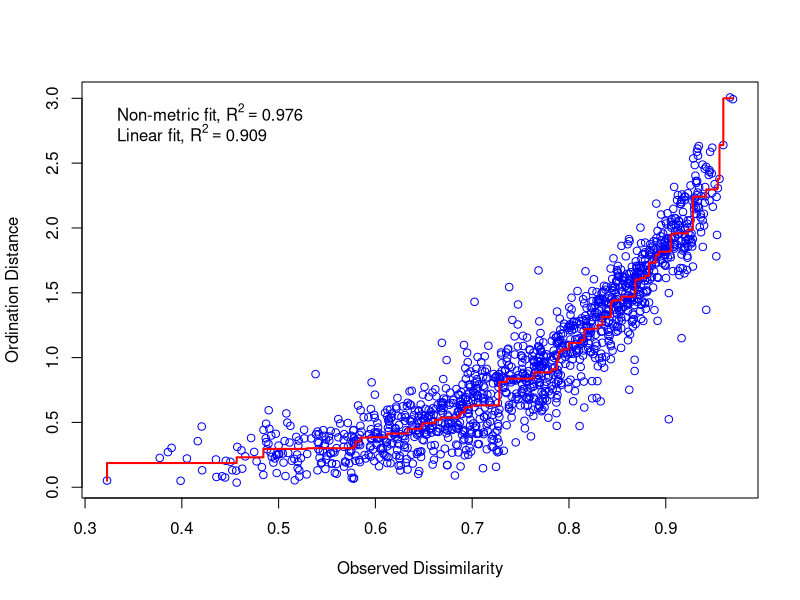
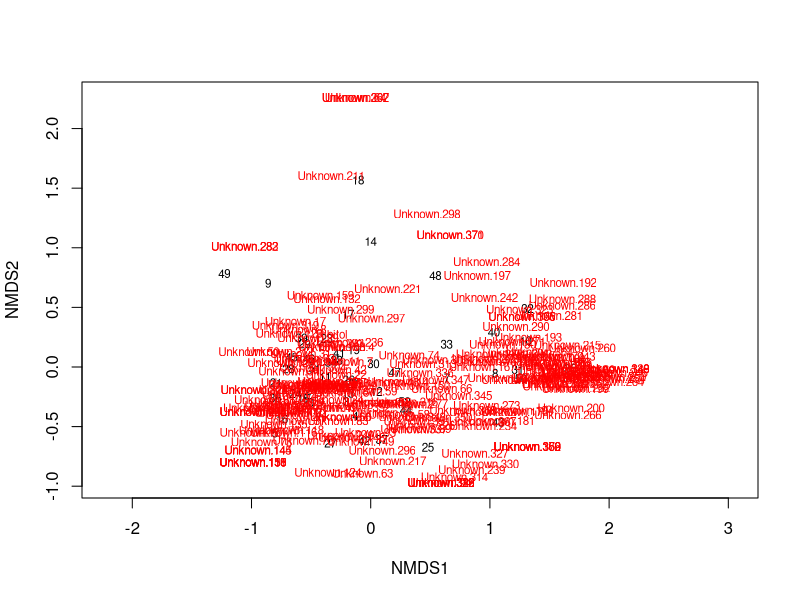
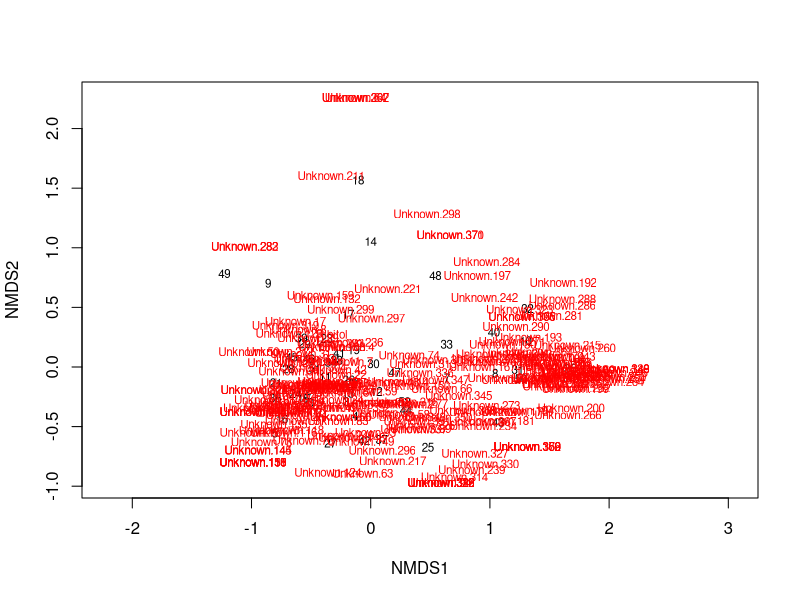
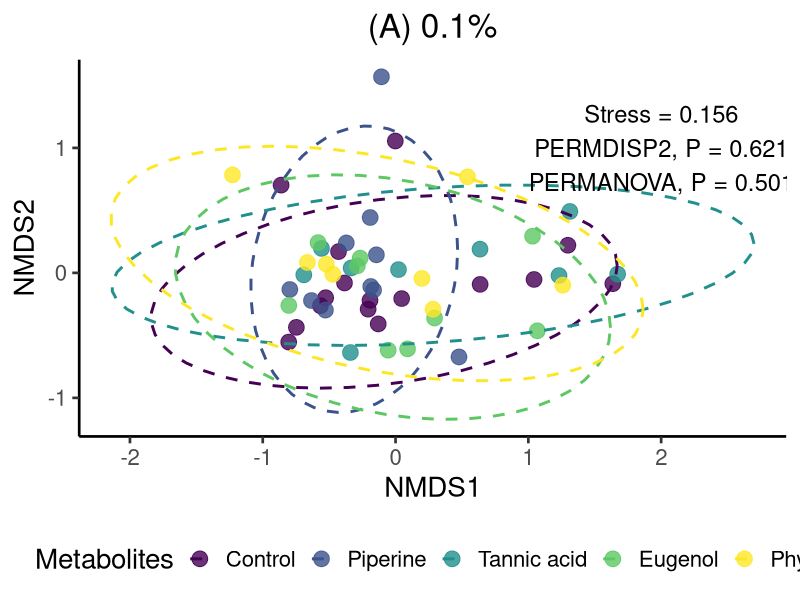
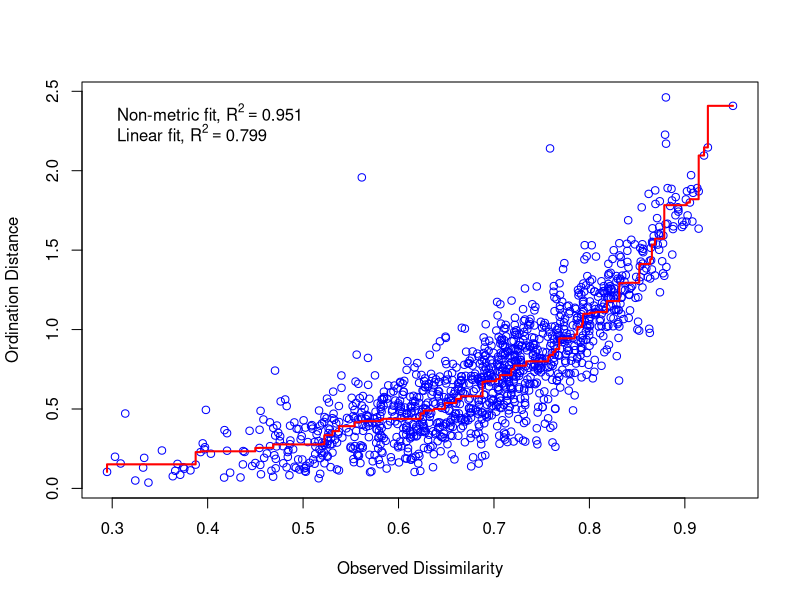
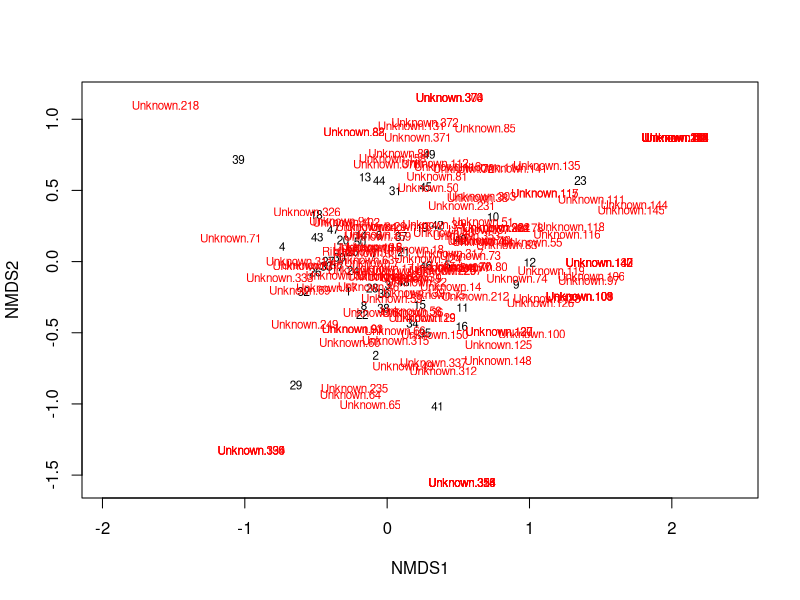
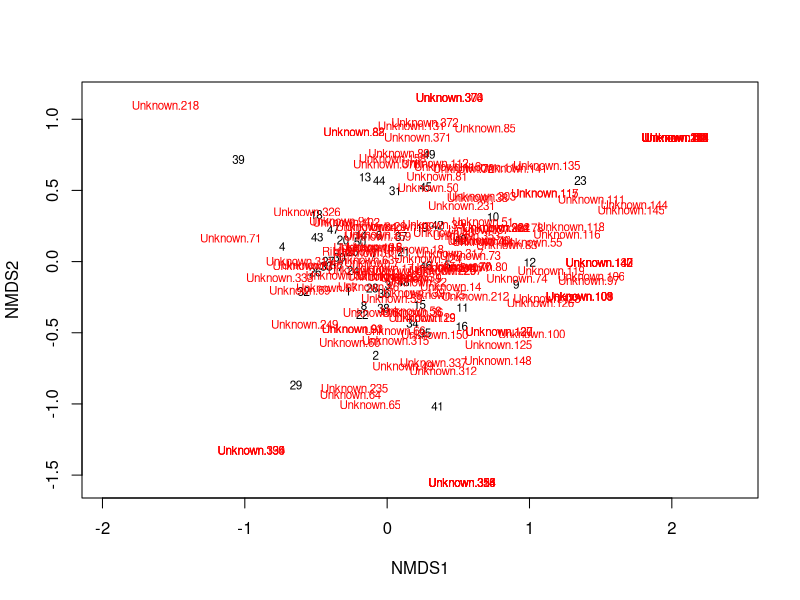
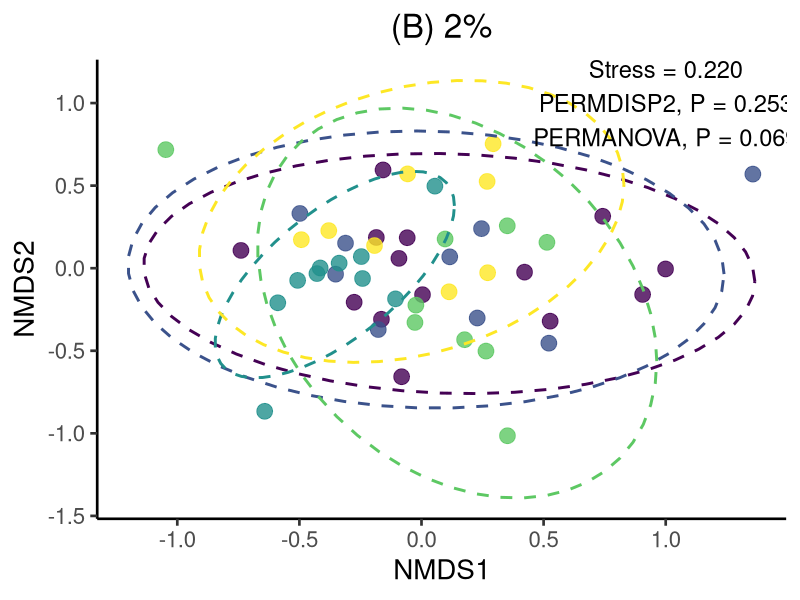

Recreate these plots in R, in order.
#################################################################################################
### Objective 2. The effects of secondary metabolites consumption on the bat fecal metabolome ###
#################################################################################################

rm(list=ls())

library(tidyverse)
library(dplyr)
library(vegan)
library(viridis)
library(ggplot2)
library(ggpubr)

### Get data ### 
data_final <- read.csv("data_final_metaMS_dec2_normalizedinsresponse.csv")
data_final$concentration <- as.factor(data_final$concentration)
data_final <- data_final %>%
  select(where(~ any(. != 0)))
head(data_final)

### Subset data in different concentrations (all compounds in 0.1, 2, and 3)
concentration_0.1 <- data_final %>% filter(batID %in% c("1", "2", "3", "4", "5", "6", "7", "8", "9", "10"))
concentration_2 <- data_final %>% filter(batID %in% c("11", "12", "13", "14", "15", "16", "17", "18", "19", "20"))
concentration_3 <- data_final %>% filter(batID %in% c("21", "22", "23", "24", "25", "26", "27", "28", "29", "30"))

############
### NMDS ###
############

set.seed(1)

### 0.1
concentration_0.1_no0 <- concentration_0.1 %>%
  select(where(~ any(. != 0))) # elimnate variable with all zeros 

mmatrix <- concentration_0.1_no0[, 2:211] # select just the peaks
matrix <- as.matrix(mmatrix) # turn data frame into matrix
matrix
nmds_results <- metaMDS(mmatrix,
                        trymax = 300,
                        distance = "bray", # Specify a bray-curtis distance
                        try = 1000) # Number of iterations

nmds_results # Stress: 0.1556059 
stressplot(nmds_results)
ordiplot(nmds_results, type="text")
plot(nmds_results, type = "t")

scores(nmds_results$points)

data.scores <- as.data.frame(scores(nmds_results$points))
data.scores$treatment <- concentration_0.1_no0$treatment
data.scores$concentration <- concentration_0.1_no0$concentration

# PERMANOVA, 0.1
adonis_concentration_0.1 <- adonis2(matrix ~ data.scores$treatment, perm=9999)
adonis_concentration_0.1
# BETADISP, 0.1 
dist_matrix <- vegdist(matrix, method = "bray")
groups <- concentration_0.1_no0$treatment
dispersal <- betadisper(dist_matrix, groups, type = c("centroid"))
anova(dispersal)
tukey <- TukeyHSD(dispersal)
tukey

nmdsgraph_concentration_0.1 <- ggplot(data.scores, aes(x = MDS1, y = MDS2, colour = treatment)) +
  theme_classic(base_size = 20) + 
  ggtitle("(A) 0.1%")+ 
  theme(plot.title = element_text(hjust = 0.5)) + 
  geom_point(size = 5, alpha = 0.8) +
  ylab ("NMDS2") +
  xlab ("NMDS1") + 
  stat_ellipse(level = 0.95, linewidth = 1, linetype = "dashed") +  
  theme(legend.position = "bottom") + 
  annotate("text", x = 2, y = 1, size = 6, label = paste("Stress = 0.156\nPERMDISP2, P = 0.621\nPERMANOVA, P = 0.501")) +
  scale_color_viridis(option = "D", discrete=TRUE, name = "Metabolites", labels = c("Control", "Piperine", "Tannic acid", "Eugenol", "Phytol")) 
nmdsgraph_concentration_0.1

### 2
concentration_2_no0 <- concentration_2 %>%
  select(where(~ any(. != 0))) # eliminate variable with all zeros 

mmatrix <- concentration_2_no0[ , 2:151] # select just the peaks
matrix <- as.matrix(mmatrix) # turn data frame into matrix
matrix
nmds_results <- metaMDS(mmatrix,
                        trymax = 300,
                        distance = "bray", # Specify a bray-curtis distance
                        try = 1000) # Number of iterations

nmds_results # Stress:     0.2202312 
stressplot(nmds_results)
ordiplot(nmds_results, type="text")
plot(nmds_results, type = "t")
scores(nmds_results$points)
data.scores <- as.data.frame(scores(nmds_results$points))
data.scores$treatment <- concentration_2_no0$treatment
data.scores$concentration <- concentration_2_no0$concentration

# PERMANOVA, 2
adonis_concentration_2 <- adonis2(matrix ~ data.scores$treatment, perm=9999)
adonis_concentration_2
# BETADISP, 2 
dist_matrix <- vegdist(matrix, method = "bray")
groups <- concentration_2_no0$treatment
dispersal <- betadisper(dist_matrix, groups, type = c("centroid"))
anova(dispersal)
tukey <- TukeyHSD(dispersal)
tukey

nmdsgraph_concentration_2 <- ggplot(data.scores, aes(x = MDS1, y = MDS2, colour = treatment)) +
  theme_classic(base_size = 20) + 
  ggtitle("(B) 2%")+ 
  theme(plot.title = element_text(hjust = 0.5)) + 
  geom_point(size = 5, alpha = 0.8) +
  scale_color_viridis(option = "D", discrete=TRUE, name = "Compounds, 2%") + 
  ylab ("NMDS2") +
  xlab ("NMDS1") + 
  stat_ellipse(level = 0.95, linewidth = 1, linetype = "dashed") +   
  annotate("text", x = 1, y = 1, size = 6, label = paste("Stress = 0.220\nPERMDISP2, P = 0.253\nPERMANOVA, P = 0.069")) +
  theme(legend.position = "none") 
nmdsgraph_concentration_2

### 3
concentration_3_no0 <- concentration_3 %>%
  select(where(~ any(. != 0))) # eliminate variable with all zeros 

mmatrix <- concentration_3_no0[ , 2:200] # select just the peaks
matrix <- as.matrix(mmatrix) # turn data frame into matrix
matrix
nmds_results <- metaMDS(mmatrix,
                        trymax = 300,
                        distance = "bray", # Specify a bray-curtis distance
                        try = 1000) # Number of iterations

nmds_results # Stress:     0.1526375 
stressplot(nmds_results)
ordiplot(nmds_results, type="text")
plot(nmds_results, type = "t")

scores(nmds_results$points)

data.scores <- as.data.frame(scores(nmds_results$points))
data.scores$treatment <- concentration_3_no0$treatment
data.scores$concentration <- concentration_3_no0$concentration

# PERMANOVA, 3
adonis_concentration_3 <- adonis2(matrix ~ data.scores$treatment, perm=9999)
adonis_concentration_3
# BETADISP, 3
dist_matrix <- vegdist(matrix, method = "bray")
groups <- concentration_3_no0$treatment
dispersal <- betadisper(dist_matrix, groups, type = c("centroid"))
anova(dispersal)
tukey <- TukeyHSD(dispersal)
tukey

nmdsgraph_concentration_3 <- ggplot(data.scores, aes(x = MDS1, y = MDS2, colour = treatment)) +
  theme_classic(base_size = 20) + 
  ggtitle("(C) 3%")+ 
  theme(plot.title = element_text(hjust = 0.5)) + 
  geom_point(size = 5, alpha = 0.8) +
  ylab ("NMDS2") +
  xlab ("NMDS1") + 
  stat_ellipse(level = 0.95, linewidth = 1) + 
  scale_color_viridis(option = "D", discrete=TRUE, name = "Compounds", labels = c("Control", "Piperine", "Tannic acid", "Eugenol", "Phytol")) +
  annotate("text", x = 1.5, y = 1, size = 6, label = paste("Stress = 0.152\nPERMDISP2, P = 0.171\nPERMANOVA, P = 0.003**")) +
  theme(legend.position = "right")

nmdsgraph_concentration_3

NMDS_graph <- ggarrange(nmdsgraph_concentration_0.1,
                        nmdsgraph_concentration_2,
                        nmdsgraph_concentration_3,
                        ncol = 1, nrow = 3,
                        common.legend = TRUE)
NMDS_graph

ggsave(file="NMDS_graph.jpg", 
       plot= NMDS_graph,
       width=9,height=20,units="in",dpi=300)
